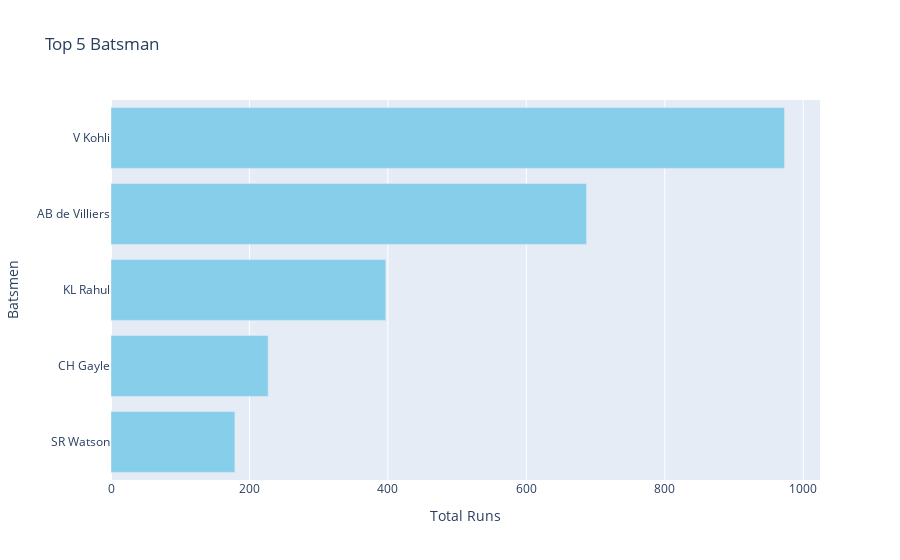

The cell this chart's notebook holds for it:
### Markdown cell above
### Plot Best Batsmen and Best Bowler for team

### Code cell
def best_batsmen(ball_data, match_data, team_name, season=None):
    team_data = ball_data[ball_data['BattingTeam'] == team_name].reset_index(drop=True)
    
    team_data = team_data.merge(match_data[['ID', 'Season']], on='ID', how='left')
    
    if season is not None:
        team_data = team_data[team_data['Season'] == season]

    player_total_runs = team_data.groupby('batter')['batsman_run'].sum().reset_index()    
    player_total_runs = player_total_runs.sort_values(by='batsman_run', ascending=False)
    player_total_runs = player_total_runs.reset_index( drop = True ) [0 : 5 ]
    return player_total_runs

def plot_batsmen(batsmen_data):
    fig = go.Figure(go.Bar(
        x=batsmen_data['batsman_run'],
        y=batsmen_data['batter'],
        orientation='h',
        marker_color='skyblue'
    ))
    fig.update_layout(
        title='Top 5 Batsman',
        xaxis_title='Total Runs',
        yaxis_title='Batsmen',
        yaxis_categoryorder='total ascending' 
    )
    return fig 
player_total_runs = best_batsmen(ball_data, match_data, "Royal Challengers Bangalore", season= 2016 )
plot_batsmen( player_total_runs )

### Figure 1 — Plotly figure (JSON) as saved in the notebook; plotly's stock layout.template omitted (floating-point values rounded to 4 significant figures)
{"data": [{"marker": {"color": "skyblue"}, "orientation": "h", "type": "bar", "x": [973, 687, 397, 227, 179], "y": ["V Kohli", "AB de Villiers", "KL Rahul", "CH Gayle", "SR Watson"]}], "layout": {"autosize": true, "title": {"text": "Top 5 Batsman"}, "xaxis": {"autorange": true, "range": [0, 1024.0], "title": {"text": "Total Runs"}, "type": "linear"}, "yaxis": {"autorange": true, "categoryorder": "total ascending", "range": [-0.5, 4.5], "title": {"text": "Batsmen"}, "type": "category"}}}
